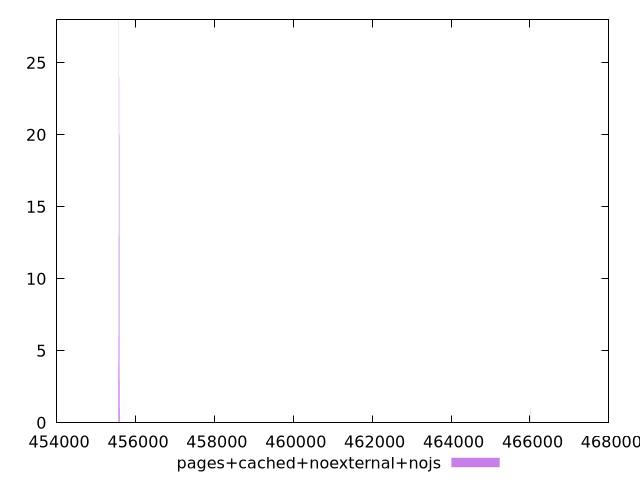

Recreate this plot in gnuplot.
$_pagesCachedNoexternalNojs <<EOF
455576.5217937926 28
466007.566459513 1
455580.82858349767 13
455567.9082143824 4
455593.7489526129 3
455572.2150040875 6
455589.44216290786 20
455585.1353732028 24
455598.05574231804 1
EOF
set key outside below
set terminal pngcairo
set output "report_00005_2020-11-02T22-26-11.212Z/total-byte-weight/pages+cached+noexternal+nojs//raw_hist.png"
set yrange [0:28]
set boxwidth 4.306789705086855
set style fill transparent solid 0.5 noborder
plot $_pagesCachedNoexternalNojs title "pages+cached+noexternal+nojs" with boxes ,
